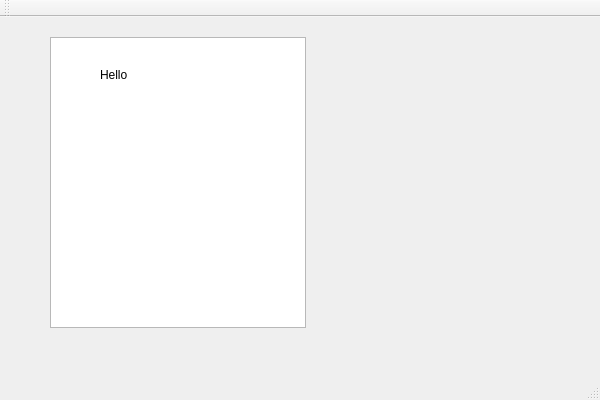
<?xml version="1.0" encoding="UTF-8"?>
<ui version="4.0">
 <class>mainWIndowClass</class>
 <widget class="QMainWindow" name="mainWIndowClass">
  <property name="geometry">
   <rect>
    <x>0</x>
    <y>0</y>
    <width>600</width>
    <height>400</height>
   </rect>
  </property>
  <property name="windowTitle">
   <string>mainWIndow</string>
  </property>
  <widget class="QWidget" name="centralWidget">
   <widget class="QTreeView" name="treeView">
    <property name="geometry">
     <rect>
      <x>50</x>
      <y>20</y>
      <width>256</width>
      <height>291</height>
     </rect>
    </property>
   </widget>
   <widget class="QWidget" name="widget" native="true">
    <property name="geometry">
     <rect>
      <x>60</x>
      <y>30</y>
      <width>120</width>
      <height>80</height>
     </rect>
    </property>
    <property name="palette">
     <palette>
      <active>
       <colorrole role="AlternateBase">
        <brush brushstyle="SolidPattern">
         <color alpha="255">
          <red>245</red>
          <green>245</green>
          <blue>245</blue>
         </color>
        </brush>
       </colorrole>
      </active>
      <inactive>
       <colorrole role="AlternateBase">
        <brush brushstyle="SolidPattern">
         <color alpha="255">
          <red>245</red>
          <green>245</green>
          <blue>245</blue>
         </color>
        </brush>
       </colorrole>
      </inactive>
      <disabled>
       <colorrole role="AlternateBase">
        <brush brushstyle="SolidPattern">
         <color alpha="255">
          <red>245</red>
          <green>245</green>
          <blue>245</blue>
         </color>
        </brush>
       </colorrole>
      </disabled>
     </palette>
    </property>
    <property name="toolTip">
     <string>true</string>
    </property>
    <widget class="QLabel" name="label">
     <property name="geometry">
      <rect>
       <x>40</x>
       <y>20</y>
       <width>49</width>
       <height>16</height>
      </rect>
     </property>
     <property name="text">
      <string>Hello</string>
     </property>
    </widget>
   </widget>
  </widget>
  <widget class="QMenuBar" name="menuBar">
   <property name="geometry">
    <rect>
     <x>0</x>
     <y>0</y>
     <width>600</width>
     <height>22</height>
    </rect>
   </property>
  </widget>
  <widget class="QToolBar" name="mainToolBar">
   <attribute name="toolBarArea">
    <enum>TopToolBarArea</enum>
   </attribute>
   <attribute name="toolBarBreak">
    <bool>false</bool>
   </attribute>
  </widget>
  <widget class="QStatusBar" name="statusBar"/>
 </widget>
 <layoutdefault spacing="6" margin="11"/>
 <resources>
  <include location="mainWIndow.qrc"/>
 </resources>
 <connections/>
</ui>
